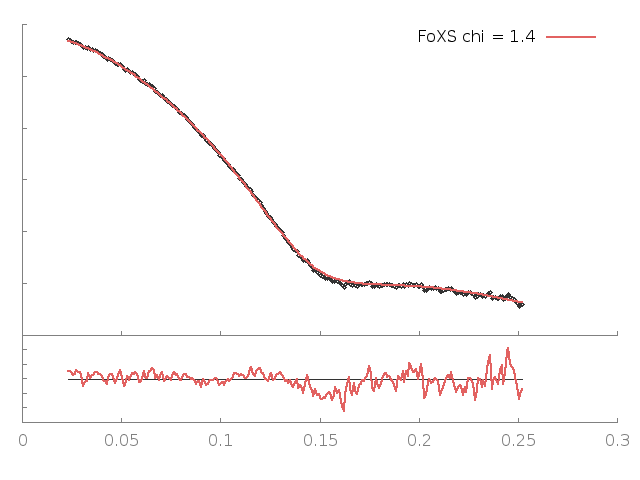

gnuplot code for this plot:
set terminal png enhanced; set output "23905h.B99990159_MSE_23905_merge2_q25.png";
set lmargin 2; set rmargin 2;set multiplot
set origin 0,0;set size 1,0.3; set tmargin 0; set bmargin 3;set ylabel '';set format y '';set xtics nomirror;set ytics nomirror; set border 3
set style line 11 lc rgb '#808080' lt 1;set border 3 back ls 11;f(x)=1
plot f(x) notitle lc rgb '#333333', '23905h.B99990159_MSE_23905_merge2_q25.dat' u 1:($2/$3) notitle w lines lw 2.5 lc rgb '#e26261'
set origin 0,0.3;set size 1,0.69; set bmargin 0; set tmargin 1;set xlabel ''; set format x ''; set ylabel '';
plot '23905h.B99990159_MSE_23905_merge2_q25.dat' u 1:2 thru log(y) notitle lc rgb '#333333' pt 6 ps 0.8, '23905h.B99990159_MSE_23905_merge2_q25.dat' u 1:3 thru log(y) t 'FoXS chi = 1.4' w lines lw 2.5 lc rgb '#e26261'
unset multiplot
reset
